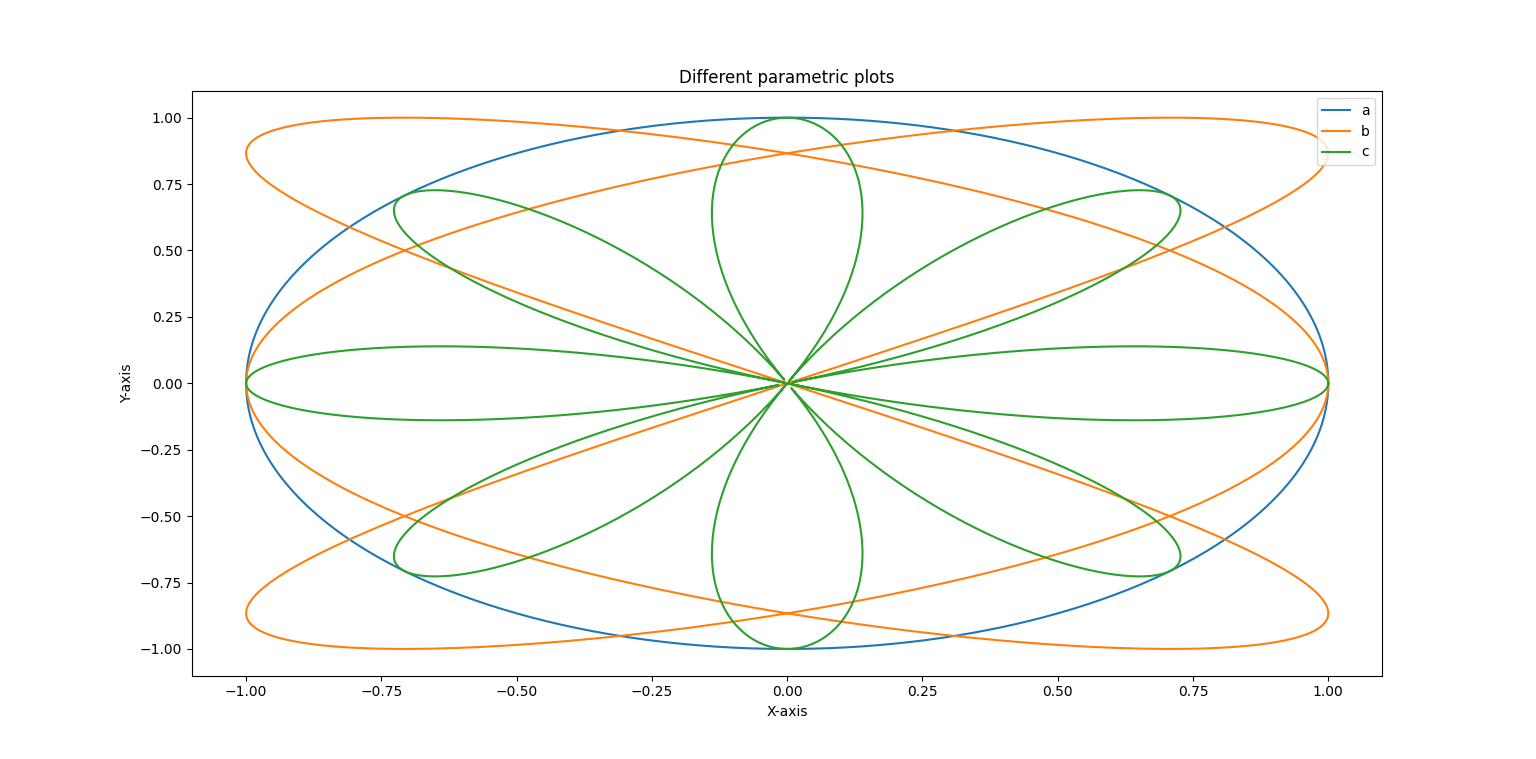

Reproduce this figure in Python.
import matplotlib.pyplot as plt
import numpy as np

t = np.arange(0, 2*(np.pi), 0.01)

x1 = np.cos(t)
y1 = np.sin(t)

x2 = np.cos(3*t)
y2 = np.sin(2*t)

x3 = abs(np.cos(4*t))*np.cos(t)
y3 = abs(np.cos(4*t))*np.sin(t)

plt.plot(x1,y1)
plt.plot(x2,y2)
plt.plot(x3,y3)

plt.legend(["a", "b", "c"], loc = "upper right")
plt.xlabel('X-axis')
plt.ylabel('Y-axis')
plt.title('Different parametric plots')
plt.show()
